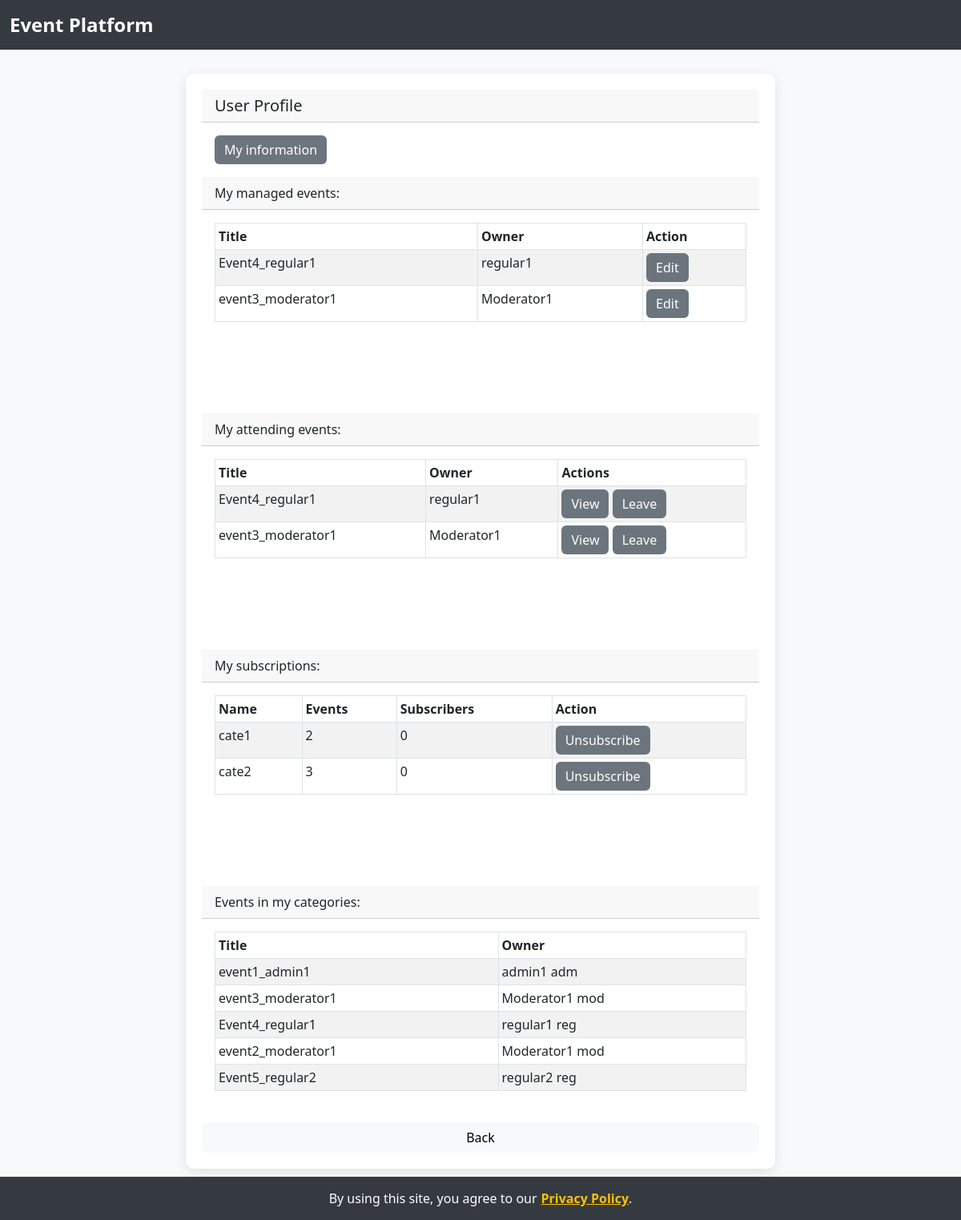
/profile (signed in), run on the app's committed database.
### model.py (models this page shows, shortened)
class Event(db.Model):
    id = db.Column(db.Integer, primary_key=True)
    title = db.Column(db.String(500))
    description = db.Column(db.String(2000))
    person_id = db.Column(db.Integer, db.ForeignKey('person.id'))

class Person(db.Model,UserMixin):
    id = db.Column(db.Integer, primary_key=True)
    active = db.Column('is_active', db.Boolean(), nullable=False, server_default='1')
    roles = db.relationship('Role', secondary='user_roles')
    name = db.Column(db.String(100, collation='NOCASE'))
    surname = db.Column(db.String(100, collation='NOCASE'))
    username = db.Column(db.String(100, collation='NOCASE'), nullable=False, unique=True)
    password = db.Column(db.String(255), nullable=False, server_default='')
    gender = db.Column(db.String(255), nullable=True)
    email = db.Column(db.String(255), nullable=True)
    events = db.relationship('Event', backref='owner')
    manages = db.relationship('Event', secondary=mans, lazy='subquery', backref='managedBy')
    attends = db.relationship('Event', secondary=atts, lazy='subquery', backref='attendants')
    requests = db.relationship('Event', secondary=reqs, lazy='subquery', backref='requesters')
    @property
    def role(self):
        return self.roles[0]
    @property
    def is_authenticated(self):
        return True

class Category(db.Model):
    id = db.Column(db.Integer, primary_key=True)
    name = db.Column(db.String(100))
    subscribers = db.relationship('Person', secondary=subs, lazy='subquery',
                                  backref=db.backref('subscriptions', lazy=True))
    moderators = db.relationship('Person', secondary=mods, lazy='subquery',
                                 backref=db.backref('moderates', lazy=True))
    events = db.relationship('Event', secondary=evts, lazy='subquery',
                             backref=db.backref('categories', lazy=True))

### app.py (the view)
    def wrapper(*args, **kwargs):
        try:
            return func(*args, **kwargs)
        except SecurityException as se:
            db.session.rollback()
            return render_template(se.page, security_violation = True, se_msg = se.msg, **se.params)
        except PrivacyException as pe:
            db.session.rollback()
            return render_template(pe.page, privacy_violation = True, priv_msg = pe.msg, **pe.params)

### app.py (called while the page is built)
def secure(func):
    def wrapper(*args, **kwargs):
        try:
            return func(*args, **kwargs)
        except SecurityException as se:
            db.session.rollback()
            return render_template(se.page, security_violation = True, se_msg = se.msg, **se.params)
        except PrivacyException as pe:
            db.session.rollback()
            return render_template(pe.page, privacy_violation = True, priv_msg = pe.msg, **pe.params)
    wrapper.__name__ = func.__name__
    return wrapper

@app.route('/profile')
@secure
def profile():
    from project import profile
    result=profile()
    if type(result) == Response:
        return result
    else:
        return render_template('profile.html', **result)

### dto.py (called while the page is built)
def _clear_cache():
    PersonDTO._cache = {}
    RoleDTO._cache = {}
    EventDTO._cache = {}
    CategoryDTO._cache = {}
    AdDTO._cache = {}

    def _clone(clone):
        if not clone.id in PersonDTO._cache:
            PersonDTO._cache[clone.id] = PersonDTO(clone.id,
                                                name=clone.name,
                                                surname=clone.surname,
                                                username=clone.username,
                                                password=clone.password,
                                                email=clone.email,
                                                gender=clone.gender)
        return PersonDTO._cache[clone.id]

    def _clones(clones):
        return list(map(lambda o: PersonDTO._clone(o),clones))

    @property
    def role(self):
        return self.roles[0]

    @property
    def is_authenticated(self):
        return True

    def _clone(clone):
        if not clone.id in RoleDTO._cache:
            RoleDTO._cache[clone.id] = RoleDTO(clone.id,clone.name)
        return RoleDTO._cache[clone.id]

    def _clones(clones):
        return list(map(lambda o: RoleDTO._clone(o),clones))

    def _clone(clone):
        if not clone.id in EventDTO._cache:
            EventDTO._cache[clone.id] = EventDTO(clone.id,
                                                title=clone.title,
                                                description=clone.description)
        return EventDTO._cache[clone.id]

    def _clones(clones):
        return list(map(lambda o: EventDTO._clone(o),clones))

    def _clones(clones):
        return list(map(lambda o: CategoryDTO._clone(o),clones))

### templates/profile.html (shortened to what this page needs)
{% extends 'backable.html' %}
{% block content %}
<h5 class="card-header">User Profile</h5>
<div class="card-body">
  <a href="{{ url_for('user', id=user.id) }}">
    <input type="submit" value="My information" class="btn btn-secondary">
  </a>
</div>
<div class="card-header">My managed events:</div>
<div class="card-body">
  <div style="overflow: scroll; height: 222px;">
    <table id="managedEventsTbl" class="table table-striped table-bordered table-hover table-sm table-responsive" cellspacing="0" width="100%">
      <thead>
        <tr>
          <th>Title</th>
          <th>Owner</th>
          <th>Action</th>
        </tr>
      </thead>
      <tbody>
        {% for e in user.manages %}
        <tr>
          <td>{{ e.title }}</td>
          <td>{{ e.owner.name }}</td>
          <td><a href="{{ url_for('edit_event', id=e.id) }}"><input type="submit" value="Edit" class="btn btn-secondary"></a></td>
        </tr>
        {% endfor %}
      </tbody>
    </table>
  </div>
</div>
<div class="card-header">My attending events:</div>
<div class="card-body">
  <div style="overflow: scroll; height: 222px;">
    <table id="attendedEventsTbl" class="table table-striped table-bordered table-hover table-sm table-responsive" cellspacing="0" width="100%">
      <thead>
        <tr>
          <th>Title</th>
          <th>Owner</th>
          <th>Actions</th>
        </tr>
      </thead>
      <tbody>
        {% for e in user.attends %}
        <tr>
          <td>{{ e.title }}</td>
          <td>{{ e.owner.name }}</td>
          <td>
            <a href="{{ url_for('view_event', id=e.id) }}"><input type="submit" value="View"
          class="btn btn-secondary"></a>
            <a href="{{ url_for('leave', id=e.id) }}"><input type="submit" value="Leave" class="btn btn-secondary"></a>
          </td>
        </tr>
        {% endfor %}
      </tbody>
    </table>
  </div>
</div>
<div class="card-header">My subscriptions:</div>
<div class="card-body">
  <div style="overflow: scroll; height: 222px;">
    <table id="mySubscriptionsTbl" class="table table-striped table-bordered table-hover table-sm table-responsive" cellspacing="0" width="100%">
      <thead>
        <tr>
          <th>Name</th>
          <th>Events</th>
          <th>Subscribers</th>
          <th>Action</th>
        </tr>
      </thead>
      <tbody>
        {% for c in subs %}
        <tr>
          <td>{{ c.name }}</td>
          <td>{{ c.events.__len__() }}</td>
          <td>{{ c.subscribers.__len__() }}</td>
          <td>
            <a href="{{ url_for('unsubscribe', id=c.id) }}"><input type="submit" value="Unsubscribe"
          class="btn btn-secondary"></a>
          </td>
        </tr>
        {% endfor %}
      </tbody>
    </table>
  </div>
</div>
<div class="card-header">Events in my categories:</div>
<div class="card-body">
  <div style="overflow: scroll; height: 222px;">
    <table id="eventsInCategoriesTbl" class="table table-striped table-bordered table-hover table-sm table-responsive" cellspacing="0" width="100%">
      <thead>
        <tr>
          <th>Title</th>
          <th>Owner</th>
        </tr>
      </thead>
      <tbody>
        {% for c in subs %}
          {% for e in c.events %}
          <tr>
            <td>{{ e.title }}</td>
            <td>{{ e.owner.name }} {{ e.owner.surname }}</td>
          </tr>
          {% endfor %}
        {% endfor %}
      </tbody>
    </table>
  </div>
</div>
{% endblock %}

### templates/template.html (style rules this page uses)
body { background-color: #f8f9fa; }
.btn-secondary { background-color: #6c757d; border: none; }

### data on the page
Event: title "Event4_regular1", owner.name "regular1", owner.surname "reg"
Event: title "event3_moderator1", owner.name "Moderator1", owner.surname "mod"
Category: name "cate1", events.__len__ "2", subscribers.__len__ "0"
Category: name "cate2", events.__len__ "3", subscribers.__len__ "0"
Event: title "event1_admin1", owner.name "admin1", owner.surname "adm"
Event: title "event2_moderator1", owner.name "Moderator1", owner.surname "mod"
Event: title "Event5_regular2", owner.name "regular2", owner.surname "reg"
